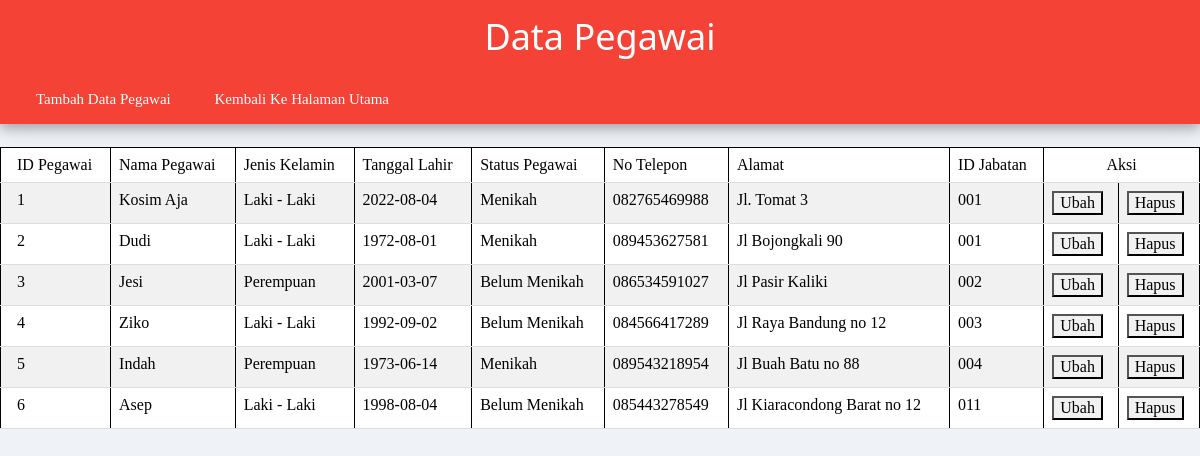
Page /Pegawai/pegawai.php on the committed database.
### tables this page shows
CREATE TABLE `pegawai` (
  `id_pegawai` int(5) NOT NULL,
  `nama_pegawai` varchar(30) NOT NULL,
  `jk_pegawai` enum('Laki - Laki','Perempuan') NOT NULL,
  `tgl_lahir` date NOT NULL,
  `status` enum('Menikah','Belum Menikah') NOT NULL,
  `no_telp_pegawai` varchar(12) NOT NULL,
  `alamat_pegawai` varchar(35) NOT NULL,
  `id_jabatan` varchar(3) NOT NULL
);

### Pegawai/pegawai.php (the view, shortened to what this page needs)
<html>
	<head>
		<link rel="stylesheet" href="../w3.css">
		<link rel="stylesheet" href="../style.css">
	</head>
<body>
	<?php
		require_once '../connect.php';
		$sql="SELECT * FROM pegawai";
		$result=$conn->query($sql);
	?>
	<div class="w3-container w3-center w3-card-4 w3-red">
		<h1>Data Pegawai</h1>
		<div class="menu w3-left">
			<ul>
				<li><a class="w3-hover-dark-grey w3-red" href="tambah_pegawai.php"  >Tambah Data Pegawai</a></li>
				<li><a class="w3-hover-dark-grey w3-red" href="../index.php">Kembali Ke Halaman Utama</a></li>
			</ul>
		</div>
	</div>
	<br>
	<table border="1" class="w3-table-all w3-border-black">
		<tr>
			<td>ID Pegawai</td>
			<td>Nama Pegawai</td>
			<td>Jenis Kelamin</td>
			<td>Tanggal Lahir</td>
			<td>Status Pegawai</td>
			<td>No Telepon</td>
			<td>Alamat</td>
			<td>ID Jabatan</td>
			<td colspan="2" class="w3-center">Aksi</td>
		</tr>
		<?php while ($tp=$result->fetch_assoc()): ?>
		<tr>
			<td><?=$tp['id_pegawai'] ?></td>
			<td><?=$tp['nama_pegawai'] ?></td>
			<td><?=$tp['jk_pegawai'] ?></td>
			<td><?=$tp['tgl_lahir'] ?></td>
			<td><?=$tp['status'] ?></td>
			<td><?=$tp['no_telp_pegawai'] ?></td>
			<td><?=$tp['alamat_pegawai'] ?></td>
			<td><?=$tp['id_jabatan'] ?></td>
			<td>
				<a href="update_pegawai.php?idpgw=<?=$tp['id_pegawai'] ?>">
					<button class="w3-light-grey w3-hover-dark-grey">Ubah</button>
				</a>
			</td>
			<td>
				<a href="delete_pegawai.php?idpgw=<?=$tp['id_pegawai'] ?>">
					<button class="w3-light-grey w3-hover-dark-grey">Hapus</button>
				</a>
			</td>
		</tr>
		<?php endWhile; ?>
	</table>
</body>
</html>

### w3.css (style rules this page uses)
*,*:before,*:after { box-sizing:inherit }
html { -ms-text-size-adjust:100%;-webkit-text-size-adjust:100% }
body { margin:0 }
a { background-color:transparent }
button,input,select,textarea,optgroup { font:inherit;margin:0 }
button,input { overflow:visible }
button,select { text-transform:none }
button,[type=button],[type=reset],[type=submit] { -webkit-appearance:button }
html,body { font-family:Verdana,sans-serif;font-size:15px;line-height:1.5 }
html { overflow-x:hidden }
h1 { font-size:36px }
h1,h2,h3,h4,h5,h6 { font-family:"Segoe UI",Arial,sans-serif;font-weight:400;margin:10px 0 }
a { color:inherit }
.w3-table,.w3-table-all { border-collapse:collapse;border-spacing:0;width:100%;display:table }
.w3-table-all { border:1px solid #ccc }
.w3-bordered tr,.w3-table-all tr { border-bottom:1px solid #ddd }
.w3-table-all tr:nth-child(odd) { background-color:#fff }
.w3-table-all tr:nth-child(even) { background-color:#f1f1f1 }
.w3-table td,.w3-table th,.w3-table-all td,.w3-table-all th { padding:8px 8px;display:table-cell;text-align:left;vertical-align:top }
.w3-table th:first-child,.w3-table td:first-child,.w3-table-all th:first-child,.w3-table-all td:first-child { padding-left:16px }
.w3-container:after,.w3-container:before,.w3-panel:after,.w3-panel:before,.w3-row:after,.w3-row:before,.w3-row-padding:after,.w3-row-padding:before, .w3-cell-row:before,.w3-cell-row:after,.w3-clear:after,.w3-clear:before,.w3-bar:before,.w3-bar:after { content:"";display:table;clear:both }
.w3-container,.w3-panel { padding:0.01em 16px }
.w3-card-4,.w3-hover-shadow:hover { box-shadow:0 4px 10px 0 rgba(0,0,0,0.2),0 4px 20px 0 rgba(0,0,0,0.19) }
.w3-center { text-align:center!important }
.w3-left { float:left!important }
.w3-red,.w3-hover-red:hover { color:#fff!important;background-color:#f44336!important }
.w3-light-grey,.w3-hover-light-grey:hover,.w3-light-gray,.w3-hover-light-gray:hover { color:#000!important;background-color:#f1f1f1!important }
.w3-border-black,.w3-hover-border-black:hover { border-color:#000!important }

### style.css (style rules this page uses)
body { margin: 0; background: #eff2f7; font-family: 'Product Sans'; }
a { text-decoration: none; color: #353535; display: block; transition: 0.3s; }
.menu { display: inline-block; }
.menu ul { list-style: none; padding: 0; margin: 0; }
.menu ul li { display: inline-block; }
.menu ul li a { padding: 0 20px; display: block; line-height: 50px; }

### rows in the picture
pegawai: id_pegawai "1", nama_pegawai "Kosim Aja", jk_pegawai "Laki - Laki", tgl_lahir "2022-08-04", status "Menikah", no_telp_pegawai "082765469988", alamat_pegawai "Jl. Tomat 3", id_jabatan "001"
pegawai: id_pegawai "2", nama_pegawai "Dudi", jk_pegawai "Laki - Laki", tgl_lahir "1972-08-01", status "Menikah", no_telp_pegawai "089453627581", alamat_pegawai "Jl Bojongkali 90", id_jabatan "001"
pegawai: id_pegawai "3", nama_pegawai "Jesi", jk_pegawai "Perempuan", tgl_lahir "2001-03-07", status "Belum Menikah", no_telp_pegawai "086534591027", alamat_pegawai "Jl Pasir Kaliki", id_jabatan "002"
pegawai: id_pegawai "4", nama_pegawai "Ziko", jk_pegawai "Laki - Laki", tgl_lahir "1992-09-02", status "Belum Menikah", no_telp_pegawai "084566417289", alamat_pegawai "Jl Raya Bandung no 12", id_jabatan "003"
pegawai: id_pegawai "5", nama_pegawai "Indah", jk_pegawai "Perempuan", tgl_lahir "1973-06-14", status "Menikah", no_telp_pegawai "089543218954", alamat_pegawai "Jl Buah Batu no 88", id_jabatan "004"
pegawai: id_pegawai "6", nama_pegawai "Asep", jk_pegawai "Laki - Laki", tgl_lahir "1998-08-04", status "Belum Menikah", no_telp_pegawai "085443278549", alamat_pegawai "Jl Kiaracondong Barat no 12", id_jabatan "011"
